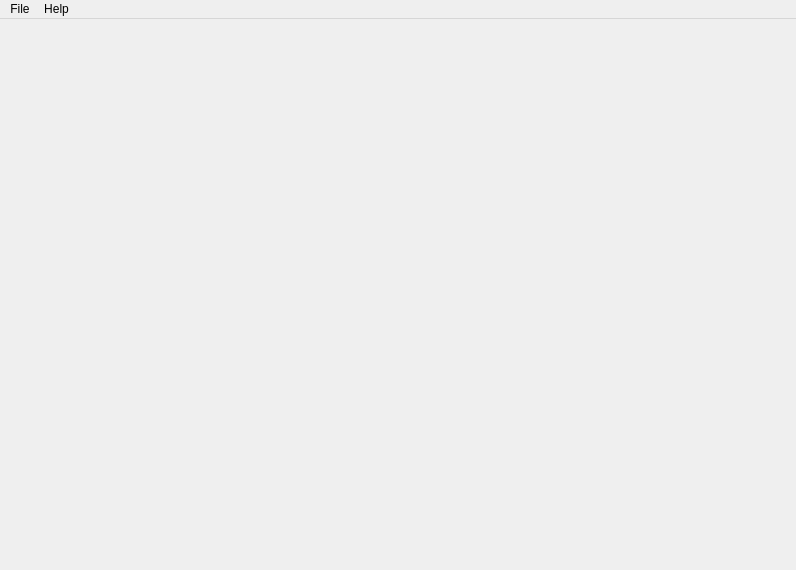
<?xml version="1.0" encoding="UTF-8"?>
<ui version="4.0">
 <class>MainWindow</class>
 <widget class="QMainWindow" name="MainWindow">
  <property name="geometry">
   <rect>
    <x>0</x>
    <y>0</y>
    <width>796</width>
    <height>570</height>
   </rect>
  </property>
  <property name="windowTitle">
   <string>Epsilon Videos</string>
  </property>
  <widget class="QWidget" name="centralWidget">
   <layout class="QGridLayout" name="gridLayout">
    <item row="0" column="0">
     <widget class="VideoGL" name="videoWidget" native="true"/>
    </item>
   </layout>
  </widget>
  <widget class="QMenuBar" name="menuBar">
   <property name="geometry">
    <rect>
     <x>0</x>
     <y>0</y>
     <width>796</width>
     <height>21</height>
    </rect>
   </property>
   <widget class="QMenu" name="menuFile">
    <property name="title">
     <string>File</string>
    </property>
    <addaction name="actionLoad"/>
    <addaction name="actionExit"/>
   </widget>
   <widget class="QMenu" name="menuHelp">
    <property name="title">
     <string>Help</string>
    </property>
    <addaction name="action_About_Epsilon_Videos"/>
   </widget>
   <addaction name="menuFile"/>
   <addaction name="menuHelp"/>
  </widget>
  <action name="actionLoad">
   <property name="text">
    <string> Load Video..</string>
   </property>
  </action>
  <action name="actionExit">
   <property name="text">
    <string>Exit</string>
   </property>
  </action>
  <action name="action_About_Epsilon_Videos">
   <property name="text">
    <string>About Epsilon Videos..</string>
   </property>
  </action>
 </widget>
 <layoutdefault spacing="6" margin="11"/>
 <customwidgets>
  <customwidget>
   <class>VideoGL</class>
   <extends>QWidget</extends>
   <header>VideoGL.h</header>
   <container>1</container>
  </customwidget>
 </customwidgets>
 <resources/>
 <connections/>
</ui>
